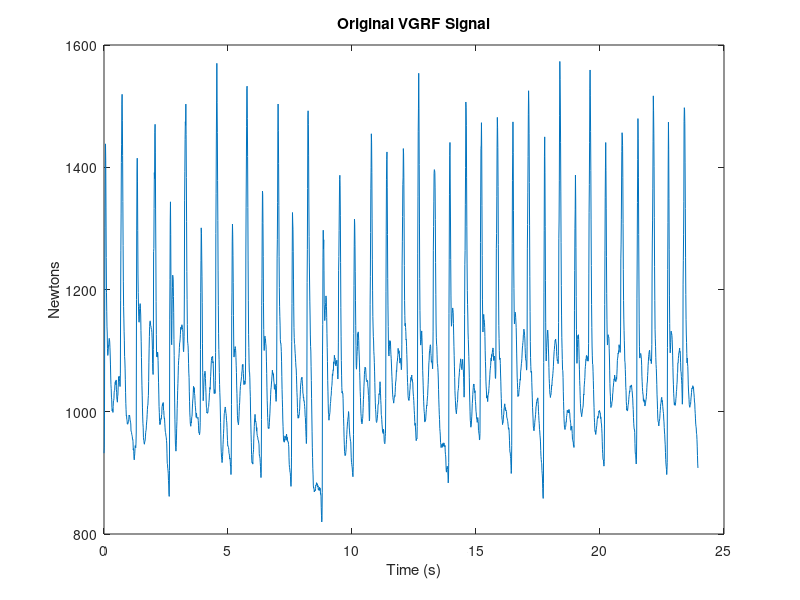

MATLAB code to generate this figure: (Note: this script raises an error after producing the figure.)
% Load the biomedical signals data
data = load('Assignment 4 Biomedical Signals.mat');

VGRF = data.VGRF;
VGRF_Fs = data.VGRF_Fs;

t = (0:length(VGRF)-1) / VGRF_Fs;
figure;
plot(t, VGRF);
title('Original VGRF Signal');
xlabel('Time (s)');
ylabel('Newtons');

% Compute the Fourier transform
[Mx_VGRF, phx_VGRF, f_VGRF] = fourier_dt(VGRF, VGRF_Fs, 'full');

% Plot the magnitude spectrum 
figure;
plot(f_VGRF, Mx_VGRF);
title('Magnitude Spectrum of VGRF Signal');
xlabel('Frequency (Hz)');
ylabel('Magnitude');




